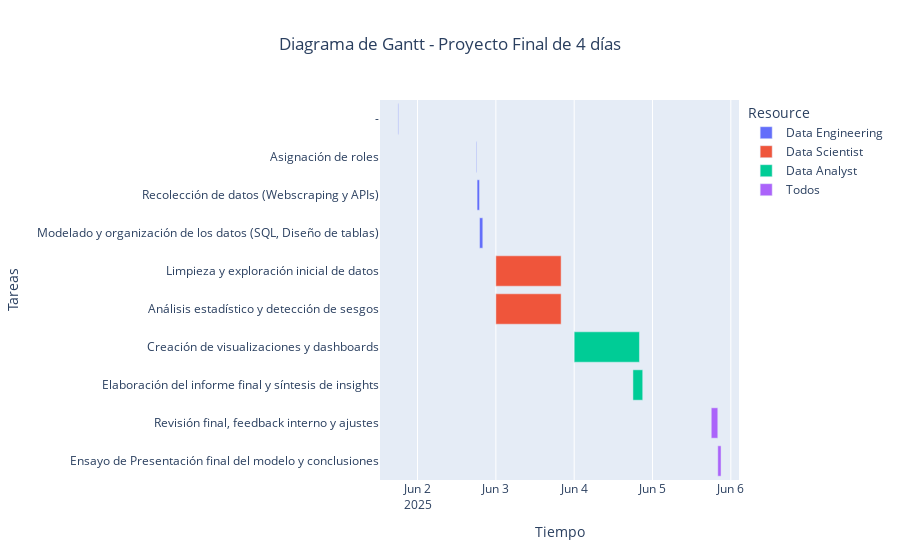

The notebook cell saved with this chart:
### Code cell
# Usamos la función timeline de Plotly Express para generar el diagrama de Gantt.
fig = px.timeline(
    df, 
    x_start="Start", 
    x_end="Finish", 
    y="Task", 
    color="Resource",   # Permite diferenciar por roles o áreas
    title="Diagrama de Gantt - Proyecto Final de 4 días"
)

# Invertimos el orden del eje y para que la primera tarea aparezca en la parte superior
fig.update_yaxes(autorange="reversed")

# Ajustamos etiquetas de ejes para mayor claridad
fig.update_layout(
    xaxis_title="Tiempo", 
    yaxis_title="Tareas", 
    title_x=0.5
)

fig.show()

### Figure 1 — Plotly figure (JSON) as saved in the notebook; plotly's stock layout.template omitted (floating-point values rounded to 4 significant figures)
{"data": [{"base": ["2025-06-01T18:00:00.000000000", "2025-06-02T18:00:00.000000000", "2025-06-02T18:15:00.000000000", "2025-06-02T19:00:00.000000000"], "hovertemplate": "Resource=Data Engineering<br>Start=%{base}<br>Finish=%{x}<br>Task=%{y}<extra></extra>", "legendgroup": "Data Engineering", "marker": {"color": "#636efa", "pattern": {"shape": ""}}, "name": "Data Engineering", "orientation": "h", "showlegend": true, "textposition": "auto", "type": "bar", "x": [600000, 600000, 2700000, 3600000], "xaxis": "x", "y": ["-", "Asignación de roles", "Recolección de datos (Webscraping y APIs)", "Modelado y organización de los datos (SQL, Diseño de tablas)"], "yaxis": "y"}, {"base": ["2025-06-03T00:00:00.000000000", "2025-06-03T00:00:00.000000000"], "hovertemplate": "Resource=Data Scientist<br>Start=%{base}<br>Finish=%{x}<br>Task=%{y}<extra></extra>", "legendgroup": "Data Scientist", "marker": {"color": "#EF553B", "pattern": {"shape": ""}}, "name": "Data Scientist", "orientation": "h", "showlegend": true, "textposition": "auto", "type": "bar", "x": [72000000, 72000000], "xaxis": "x", "y": ["Limpieza y exploración inicial de datos", "Análisis estadístico y detección de sesgos"], "yaxis": "y"}, {"base": ["2025-06-04T00:00:00.000000000", "2025-06-04T18:00:00.000000000"], "hovertemplate": "Resource=Data Analyst<br>Start=%{base}<br>Finish=%{x}<br>Task=%{y}<extra></extra>", "legendgroup": "Data Analyst", "marker": {"color": "#00cc96", "pattern": {"shape": ""}}, "name": "Data Analyst", "orientation": "h", "showlegend": true, "textposition": "auto", "type": "bar", "x": [72000000, 10800000], "xaxis": "x", "y": ["Creación de visualizaciones y dashboards", "Elaboración del informe final y síntesis de insights"], "yaxis": "y"}, {"base": ["2025-06-05T18:00:00.000000000", "2025-06-05T20:00:00.000000000"], "hovertemplate": "Resource=Todos<br>Start=%{base}<br>Finish=%{x}<br>Task=%{y}<extra></extra>", "legendgroup": "Todos", "marker": {"color": "#ab63fa", "pattern": {"shape": ""}}, "name": "Todos", "orientation": "h", "showlegend": true, "textposition": "auto", "type": "bar", "x": [7200000, 3600000], "xaxis": "x", "y": ["Revisión final, feedback interno y ajustes", "Ensayo de Presentación final del modelo y conclusiones"], "yaxis": "y"}], "layout": {"barmode": "overlay", "legend": {"title": {"text": "Resource"}, "tracegroupgap": 0}, "title": {"text": "Diagrama de Gantt - Proyecto Final de 4 días", "x": 0.5}, "xaxis": {"anchor": "y", "domain": [0, 1], "title": {"text": "Tiempo"}, "type": "date"}, "yaxis": {"anchor": "x", "autorange": "reversed", "domain": [0, 1], "title": {"text": "Tareas"}}}}
